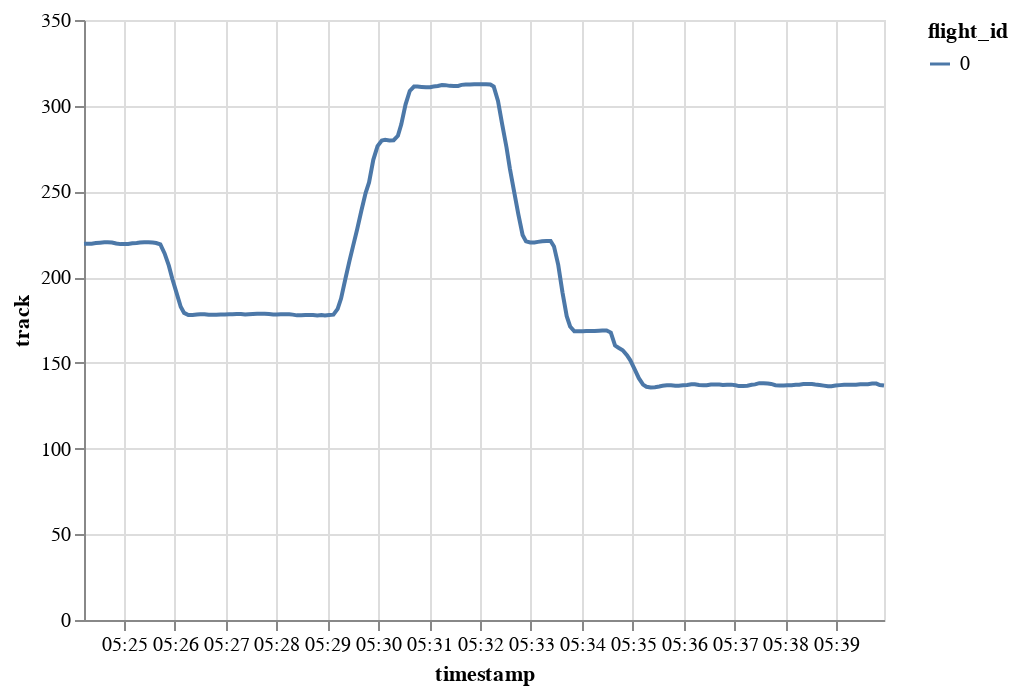

Notebook cell for this chart:
### Code cell
traffic[0].chart().encode(alt.Y("track"), alt.X("timestamp"), alt.Color("flight_id"))

### Figure 1 — Vega-Lite specification as saved in the notebook (floating-point values rounded to 4 significant figures; data arrays with more than 128 entries replaced by an {"elided": "..."} marker saying what was removed)
{"config": {"view": {"continuousWidth": 400, "continuousHeight": 300}}, "data": {"name": "data-2121fda9352bcddc916b5ddc6e05e82e"}, "mark": "line", "encoding": {"color": {"type": "nominal", "field": "flight_id"}, "x": {"type": "temporal", "field": "timestamp"}, "y": {"type": "quantitative", "field": "track"}}, "$schema": "https://vega.github.io/schema/vega-lite/v4.8.1.json", "datasets": {"data-2121fda9352bcddc916b5ddc6e05e82e": {"elided": "200 records"}}}
